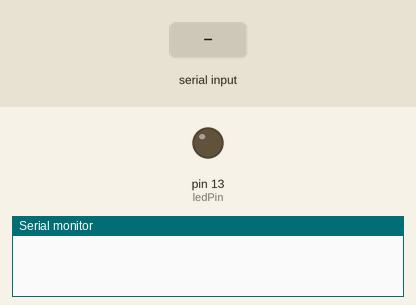
Recording of a sketch running on a simulated Arduino Uno, built with avr-gcc and run on an emulated ATmega328P. Shown: output pins drawn as LEDs (lit = HIGH), the last lines printed to the serial monitor. Inputs (shaded band) come from the test bench.

Above: at 1.2 s.
1.3 s: "led on\n" received over Serial
At 2.5 s:
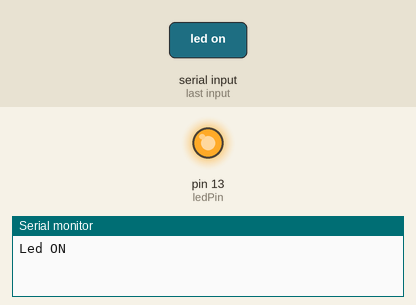
2.8 s: "led off\n" received over Serial
At 3.8 s:
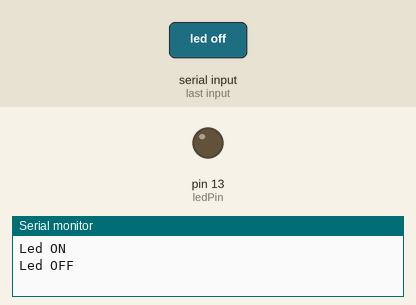
Timing chart, 0 to 5.8 s (numbered marks = the images above; inputs shaded):
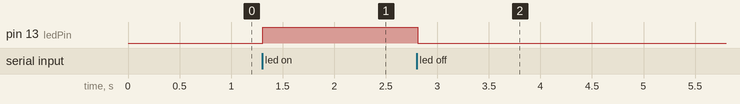

The sketch:

RT00000007.ino
```cpp
String palavra;
String a;
String b;
String tempo;
int x;
int err;
const int ledPin =  LED_BUILTIN;// the number of the LED pin

// Variables will change:
int ledstate = LOW;             // ledstate used to set the LED

// Generally, you should use "unsigned long" for variables that hold time
// The value will quickly become too large for an int to store
unsigned long previousMillis = 0;        // will store last time LED was updated


long interval = 1000;

void setup() {
  // set the digital pin as output:
  pinMode(ledPin, OUTPUT);
  Serial.begin(9600);
}

void loop() {
  while (Serial.available() == 0);
  palavra = Serial.readStringUntil('\n');
  if (palavra == "led on")
  {
    ledstate = HIGH;
    Serial.println("Led ON");
  }
  if (palavra == "led off")
  {
    ledstate = LOW;
    Serial.println("Led OFF");
  }
  digitalWrite(ledPin, ledstate);
  // ################# blink ######################
  if (palavra.startsWith("led blink")) {
    tempo = palavra.substring(10);
    x = tempo.toInt();
    interval = long(x);
    if (interval < 100 || 2000 < interval) {
      Serial.println("erro");
    }
    else {
      Serial.print("Led blinking at ");
      Serial.print(interval);
      Serial.println(" ms.");
      while (1) {
        unsigned long currentMillis = millis();
        if (currentMillis - previousMillis >= interval) {
          // save the last time you blinked the LED
          previousMillis = currentMillis;

          // if the LED is off turn it on and vice-versa:
          if (ledstate == LOW) {
            ledstate = HIGH;
          } else {
            ledstate = LOW;
          }

          // set the LED with the ledstate of the variable:
          digitalWrite(ledPin, ledstate);
        }
        if (Serial.available() > 0) {
          a = Serial.readStringUntil('\n');
          //Serial.println(a);
          if (a == "led on") {
            ledstate = HIGH;
            Serial.println("Led ON");
            break;
          }
          if (a == "led off") {
            ledstate = LOW;
            Serial.println("Led OFF");
            break;

          }
        }
      }
    }
  }
  digitalWrite(ledPin, ledstate);
}


//led blink 500
//if ((a == "led on") || (a == "led off"))
```

Measured:
- after the input at 1.3 s, pin 13 (ledPin): LOW → HIGH at once
- after the input at 2.8 s, pin 13 (ledPin): HIGH → LOW at once
